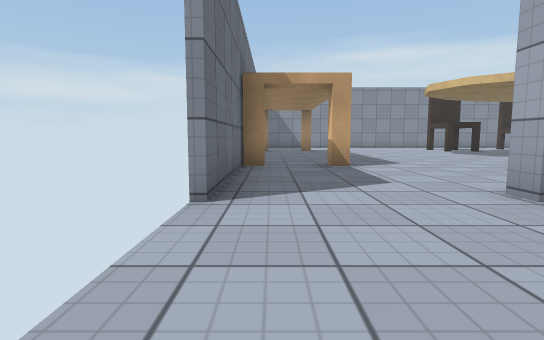
view 1 (above)

23 first-person views from a walk through a 3-D level made in the Unity game engine. The camera is 0.72 m above the floor, tilts 6° down and sees 80° across. The floor is counted in squares, 1 m on a side. Each view is taken from the middle of a square. On the plan, view 1 faces up. The plan holds only what a view shows up to about 10 squares ahead; the rest is blank. The place goes on beyond the plan. Door leaves are left out, so doorways stand open. Surface patterns are stand-ins for the level's own textures.

view 2
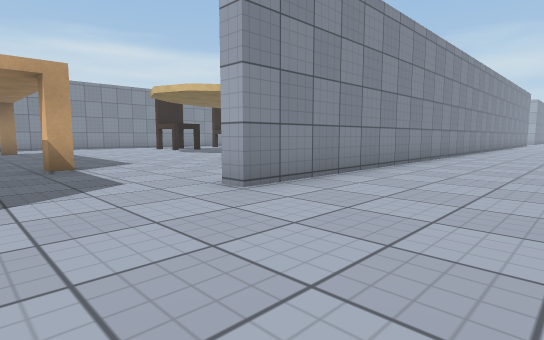

view 3
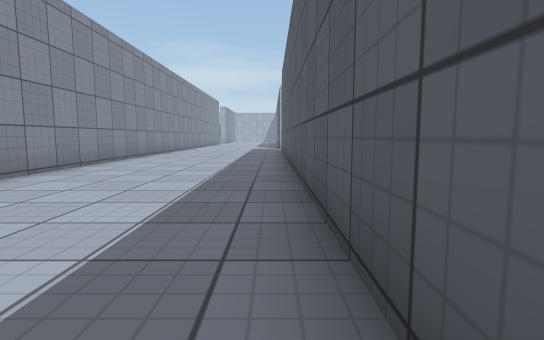

view 4
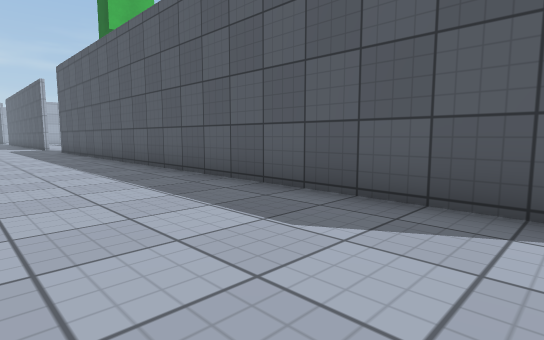

view 5
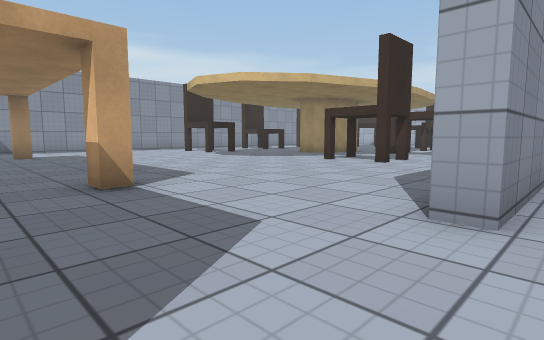

view 6
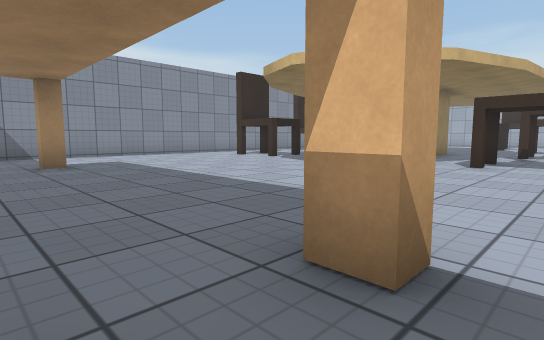

view 7
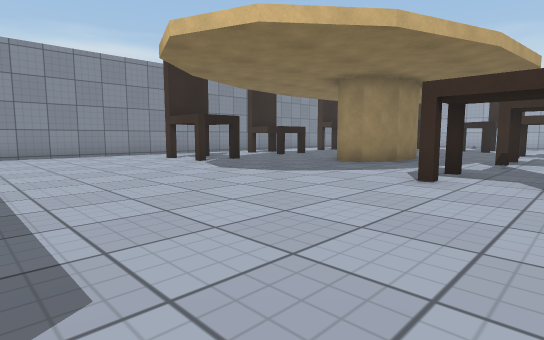

view 8
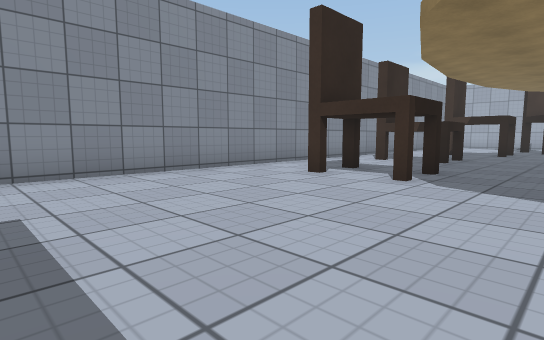

view 9
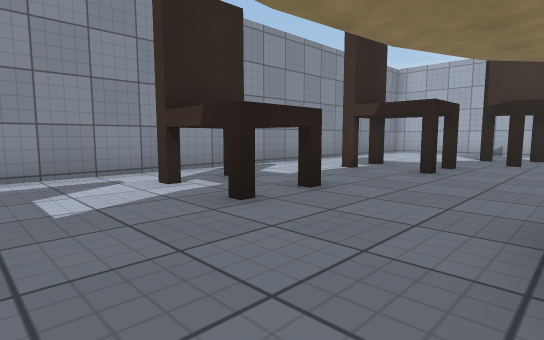

view 10
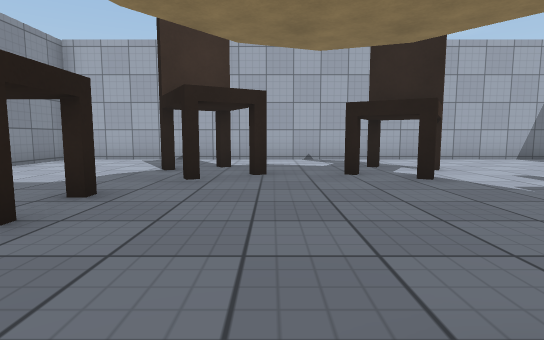

view 11
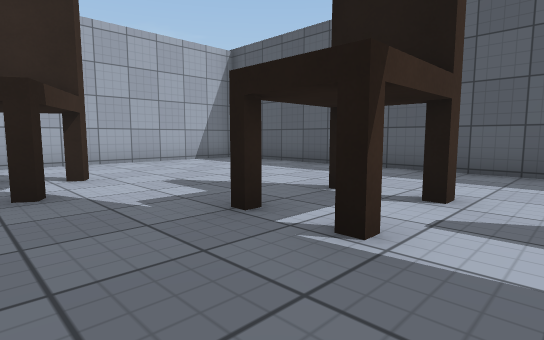

view 12
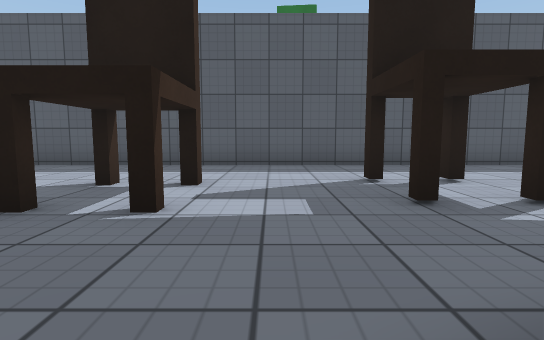

view 13
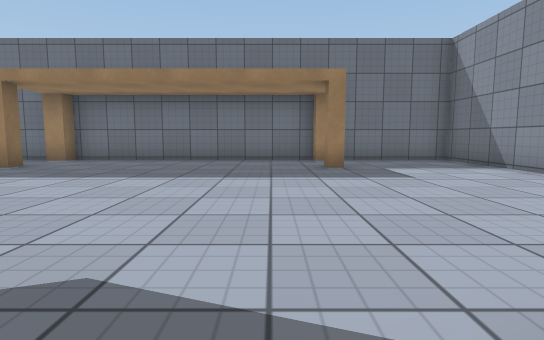

view 14
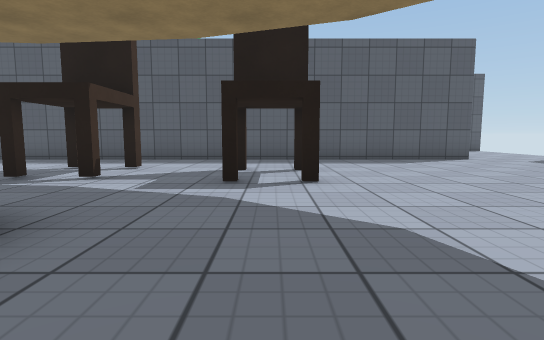

view 15
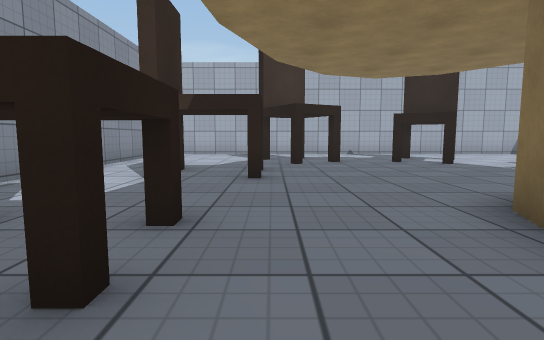

view 16
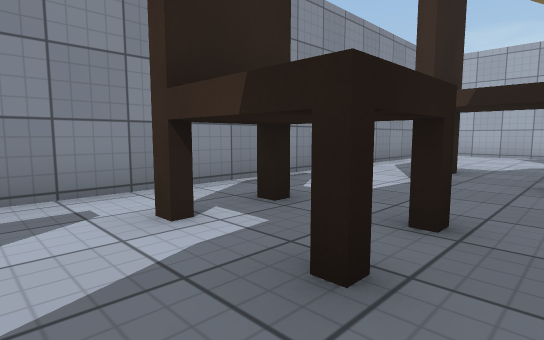

view 17
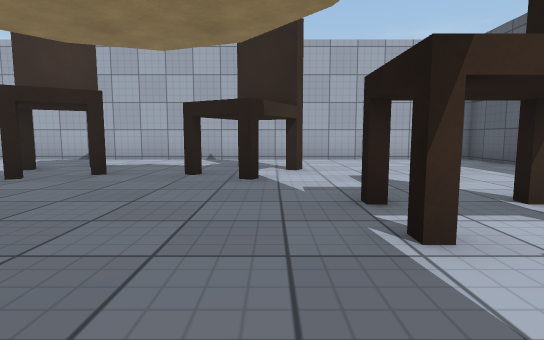

view 18
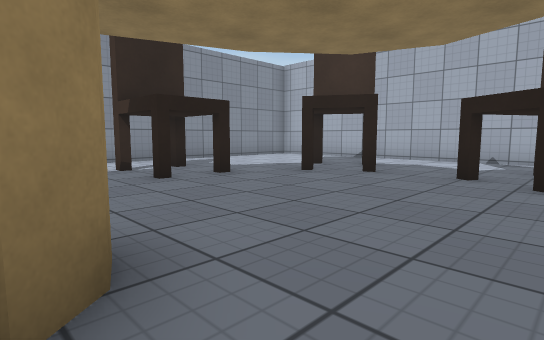

view 19
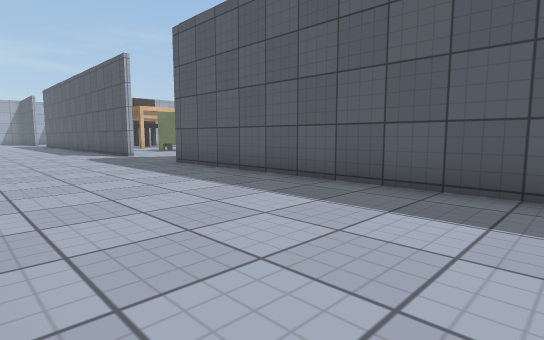

view 20
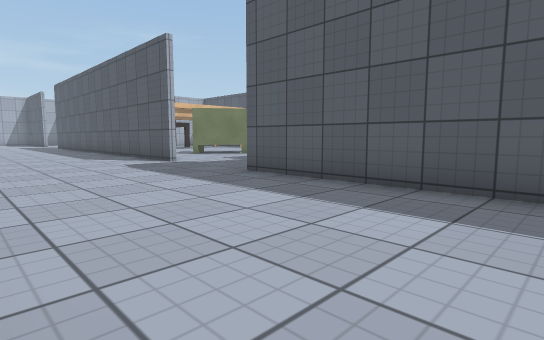

view 21
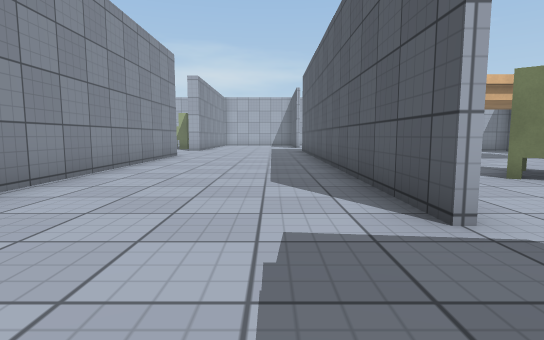

view 22
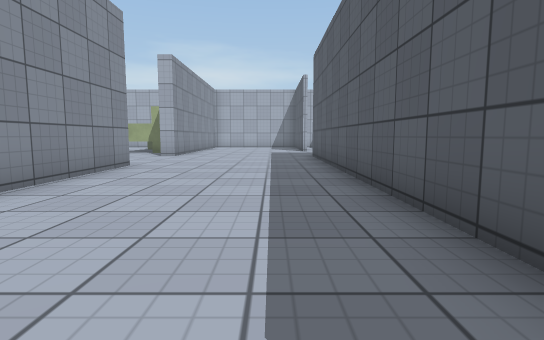

view 23
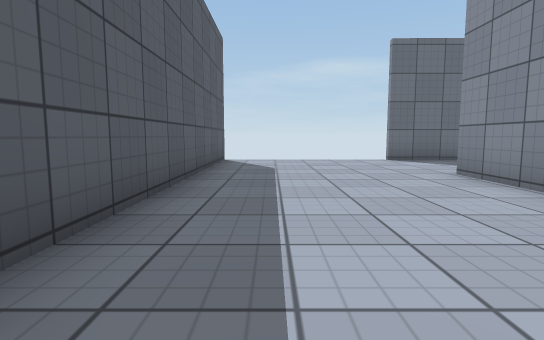

### Floor plan
Key: @ floor where view 1 was taken; # wall or solid block; x gap in a wall; . floor; D open door.
Columns run from 1 left of view 1 to 31 right of it. Each row starts with its distance up from view 1.
 19 ##########################
 18 #.............x..........#
 17 #........#.#..##.........#
 16 #.............##.........#
 15 #..#.....#.#..........#..#
 14 #...................#..#.#
 13 #............##..........#
 12 #...........####.........#
 11 #............###.......#.#
 10 #.....................#..#
  9 #........#.#.#...#.#.....#
  8 #..#.....................#
  7 #............#...#.#.....#
  6 #........................#
  5 #........................#
  4 DDDDD#########################DDD
  3  ..................  ............
  2  ................................
  1  ................................
  0  @...............................
 -1  .................DDD############
 -2 #################DDDDD.
 -3                    .....
 -4                       .#..
 -5                          #.
 -6                          ...
 -7                           ..

Where each view was taken, in squares from view 1:
view 1: 0 up, 0 right, facing up
view 2: 0 up, 0 right, facing up-right
view 3: 1 down, 1 right, facing right
view 4: 2 up, 0 right, facing down-right
view 5: 3 up, 0 right, facing up-right
view 6: 7 up, 0 right, facing up-right
view 7: 7 up, 3 right, facing up-right
view 8: 13 up, 3 right, facing up-right
view 9: 13 up, 10 right, facing up-right
view 10: 13 up, 14 right, facing right
view 11: 11 up, 15 right, facing down-right
view 12: 12 up, 15 right, facing down
view 13: 14 up, 9 right, facing left
view 14: 14 up, 9 right, facing down
view 15: 15 up, 11 right, facing right
view 16: 15 up, 11 right, facing up-right
view 17: 10 up, 14 right, facing right
view 18: 10 up, 14 right, facing up-right
view 19: 3 up, 8 right, facing down-right
view 20: 3 up, 11 right, facing down-right
view 21: 0 up, 17 right, facing right
view 22: 0 up, 21 right, facing right
view 23: 0 up, 9 right, facing left
